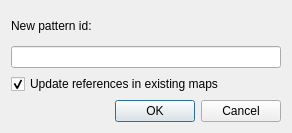
<?xml version="1.0" encoding="UTF-8"?>
<ui version="4.0">
 <class>ChangePatternIdDialog</class>
 <widget class="QDialog" name="ChangePatternIdDialog">
  <property name="geometry">
   <rect>
    <x>0</x>
    <y>0</y>
    <width>292</width>
    <height>133</height>
   </rect>
  </property>
  <property name="windowTitle">
   <string>Rename tile pattern</string>
  </property>
  <layout class="QVBoxLayout" name="verticalLayout_3">
   <item>
    <layout class="QVBoxLayout" name="vertical_layout_2">
     <item>
      <layout class="QVBoxLayout" name="verticalLayout">
       <item>
        <widget class="QLabel" name="pattern_id_label">
         <property name="text">
          <string>New pattern id:</string>
         </property>
        </widget>
       </item>
       <item>
        <widget class="QLineEdit" name="pattern_id_field"/>
       </item>
       <item>
        <widget class="QCheckBox" name="update_references_checkbox">
         <property name="text">
          <string>Update references in existing maps</string>
         </property>
         <property name="checked">
          <bool>true</bool>
         </property>
        </widget>
       </item>
      </layout>
     </item>
     <item>
      <widget class="QDialogButtonBox" name="button_box">
       <property name="orientation">
        <enum>Qt::Horizontal</enum>
       </property>
       <property name="standardButtons">
        <set>QDialogButtonBox::Cancel|QDialogButtonBox::Ok</set>
       </property>
      </widget>
     </item>
    </layout>
   </item>
  </layout>
 </widget>
 <resources/>
 <connections>
  <connection>
   <sender>button_box</sender>
   <signal>accepted()</signal>
   <receiver>ChangePatternIdDialog</receiver>
   <slot>accept()</slot>
   <hints>
    <hint type="sourcelabel">
     <x>248</x>
     <y>254</y>
    </hint>
    <hint type="destinationlabel">
     <x>157</x>
     <y>274</y>
    </hint>
   </hints>
  </connection>
  <connection>
   <sender>button_box</sender>
   <signal>rejected()</signal>
   <receiver>ChangePatternIdDialog</receiver>
   <slot>reject()</slot>
   <hints>
    <hint type="sourcelabel">
     <x>316</x>
     <y>260</y>
    </hint>
    <hint type="destinationlabel">
     <x>286</x>
     <y>274</y>
    </hint>
   </hints>
  </connection>
 </connections>
</ui>
